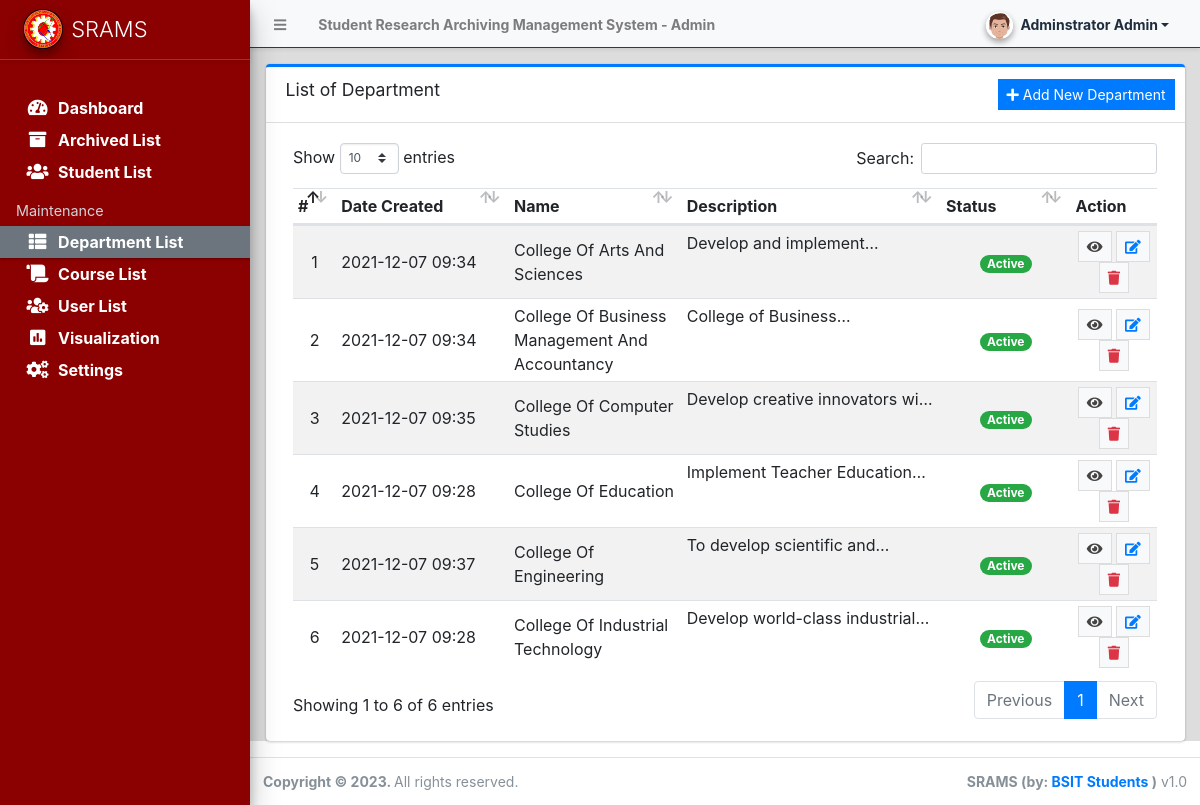
/admin/?page=departments (signed in), run on the app's committed database.
### tables this page shows
CREATE TABLE `department_list` (
  `id` int(30) NOT NULL,
  `name` text NOT NULL,
  `description` text NOT NULL,
  `status` tinyint(1) NOT NULL DEFAULT 1,
  `date_created` datetime NOT NULL DEFAULT current_timestamp(),
  `date_updated` datetime DEFAULT NULL ON UPDATE current_timestamp()
);

### config.php (called while the page is built, shortened)
<?php
require_once('classes/DBConnection.php');
require_once('classes/SystemSettings.php');
function validate_image($file){
	if(!empty($file)){
        $ex = explode('?',$file);
        $file = $ex[0];
        $param =  isset($ex[1]) ? '?'.$ex[1]  : '';
		if(is_file(base_app.$file)){
			return base_url.$file.$param;
		}else{
			return base_url.'dist/img/no-image-available.png';
		}
	}else{
		return base_url.'dist/img/no-image-available.png';
	}
}
function isMobileDevice(){
    $aMobileUA = array(
        '/iphone/i' => 'iPhone',
        '/ipod/i' => 'iPod',
        '/ipad/i' => 'iPad',
        '/android/i' => 'Android',
        '/blackberry/i' => 'BlackBerry',
        '/webos/i' => 'Mobile'
    );
    return false;
}
?>

### classes/DBConnection.php (called while the page is built, shortened)
<?php
class DBConnection{
    private $host = DB_SERVER;
    private $username = DB_USERNAME;
    private $password = DB_PASSWORD;
    private $database = DB_NAME;
    public $conn;
    public function __construct(){
        if (!isset($this->conn)) {
            $this->conn = new mysqli($this->host, $this->username, $this->password, $this->database);
        }
    }
}
?>

### classes/SystemSettings.php (called while the page is built, shortened)
<?php
class SystemSettings extends DBConnection{
	function userdata($field = ''){
		if(!empty($field)){
			if(isset($_SESSION['userdata'][$field]))
				return $_SESSION['userdata'][$field];
			else
				return null;
		}else{
			return false;
		}
	}
	function info($field=''){
		if(!empty($field)){
			if(isset($_SESSION['system_info'][$field]))
				return $_SESSION['system_info'][$field];
			else
				return false;
		}else{
			return false;
		}
	}
}
$_settings = new SystemSettings();
?>

### admin/departments/index.php (the view, shortened to what this page needs)
<div class="card card-outline card-primary">
	<div class="card-header">
		<h3 class="card-title">List of Department</h3>
		<div class="card-tools">
			<a href="javascript:void(0)" id="create_new" class="btn btn-flat btn-sm btn-primary"><span class="fas fa-plus"></span>  Add New Department</a>
		</div>
	</div>
	<div class="card-body">
		<div class="container-fluid">
			<table class="table table-hover table-striped">
				<colgroup>
					<col width="5%">
					<col width="20%">
					<col width="20%">
					<col width="30%">
					<col width="15%">
					<col width="10%">
				</colgroup>
				<thead>
					<tr>
						<th>#</th>
						<th>Date Created</th>
						<th>Name</th>
						<th>Description</th>
						<th>Status</th>
						<th>Action</th>
					</tr>
				</thead>
				<tbody>
					<?php
						$i = 1;
						$qry = $conn->query("SELECT * from `department_list` order by `name` asc ");
						while($row = $qry->fetch_assoc()):
					?>
						<tr>
							<td class="text-center"><?php echo $i++; ?></td>
							<td class=""><?php echo date("Y-m-d H:i",strtotime($row['date_created'])) ?></td>
							<td><?php echo ucwords($row['name']) ?></td>
							<td class="truncate-1"><?php echo $row['description'] ?></td>
							<td class="text-center">
                                <?php
                                    switch($row['status']){
                                        case '1':
                                            echo "<span class='badge badge-success badge-pill'>Active</span>";
                                            break;
                                    }
                                ?>
                            </td>
							<td align="center">
                                <a class="btn btn-flat btn-default btn-sm view_data" href="javascript:void(0)" data-id ="<?php echo $row['id'] ?>"><span class="fa fa-eye text-black"></span></a>
                                <a class="btn btn-flat btn-default btn-sm edit_data" href="javascript:void(0)" data-id ="<?php echo $row['id'] ?>"><span class="fa fa-edit text-primary"></span></a>
                                <a class="btn btn-flat btn-default btn-sm delete_data" href="javascript:void(0)" data-id="<?php echo $row['id'] ?>"><span class="fa fa-trash text-danger"></span></a>
							</td>
						</tr>
					<?php endwhile; ?>
				</tbody>
			</table>
		</div>
		</div>
	</div>
</div>

### admin/index.php (shortened to what this page needs)
<?php require_once('../config.php'); ?>
 <!DOCTYPE html>
<html lang="en" class="" style="height: auto;">
<?php require_once('inc/header.php') ?>
  <body class="sidebar-mini layout-fixed control-sidebar-slide-open layout-navbar-fixed sidebar-mini-md sidebar-mini-xs" data-new-gr-c-s-check-loaded="14.991.0" data-gr-ext-installed="" style="height: auto;">
    <div class="wrapper">
     <?php require_once('inc/topBarNav.php') ?>
     <?php require_once('inc/navigation.php') ?>
     <?php $page = isset($_GET['page']) ? $_GET['page'] : 'home';  ?>
      <div class="content-wrapper pt-3" style="min-height: 567.854px;">
        <section class="content ">
          <div class="container-fluid">
            <?php
              if(!file_exists($page.".php") && !is_dir($page)){
                  include '404.html';
              }else{
                if(is_dir($page))
                  include $page.'/index.php';
                else
                  include $page.'.php';
              }
            ?>
          </div>
      </div>
      <?php require_once('inc/footer.php') ?>
  </body>
</html>

### admin/inc/header.php (shortened to what this page needs)
<head>
    <link rel="stylesheet" href="<?php echo base_url ?>plugins/fontawesome-free/css/all.min.css">
    <link rel="stylesheet" href="<?php echo base_url ?>plugins/tempusdominus-bootstrap-4/css/tempusdominus-bootstrap-4.min.css">
  <link rel="stylesheet" href="<?php echo base_url ?>plugins/datatables-bs4/css/dataTables.bootstrap4.min.css">
  <link rel="stylesheet" href="<?php echo base_url ?>plugins/datatables-responsive/css/responsive.bootstrap4.min.css">
  <link rel="stylesheet" href="<?php echo base_url ?>plugins/datatables-buttons/css/buttons.bootstrap4.min.css">
  <link rel="stylesheet" href="<?php echo base_url ?>plugins/select2/css/select2.min.css">
  <link rel="stylesheet" href="<?php echo base_url ?>plugins/select2-bootstrap4-theme/select2-bootstrap4.min.css">
    <link rel="stylesheet" href="<?php echo base_url ?>plugins/icheck-bootstrap/icheck-bootstrap.min.css">
    <link rel="stylesheet" href="<?php echo base_url ?>plugins/jqvmap/jqvmap.min.css">
    <link rel="stylesheet" href="<?php echo base_url ?>dist/css/adminlte.css">
    <link rel="stylesheet" href="<?php echo base_url ?>dist/css/custom.css">
    <link rel="stylesheet" href="<?php echo base_url ?>plugins/overlayScrollbars/css/OverlayScrollbars.min.css">
    <link rel="stylesheet" href="<?php echo base_url ?>plugins/daterangepicker/daterangepicker.css">
    <link rel="stylesheet" href="<?php echo base_url ?>plugins/summernote/summernote-bs4.min.css">
  <link rel="stylesheet" href="<?php echo base_url ?>plugins/sweetalert2-theme-bootstrap-4/bootstrap-4.min.css">
  </head>

### admin/inc/topBarNav.php (shortened to what this page needs)
<nav class="main-header navbar navbar-expand navbar-light border  border-dark border-top-0  border-left-0 border-right-0 navbar-light text-sm shadow-sm">
  <ul class="navbar-nav">
    <li class="nav-item">
    <a class="nav-link" data-widget="pushmenu" href="#" role="button"><i class="fas fa-bars"></i></a>
    </li>
    <li class="nav-item d-none d-sm-inline-block">
      <a href="<?php echo base_url ?>" class="nav-link"><b><?php echo (!isMobileDevice()) ? $_settings->info('name'):$_settings->info('short_name'); ?> - Admin</b></a>
    </li>
  </ul>
  <ul class="navbar-nav ml-auto">
    <li class="nav-item">
      <div class="btn-group nav-link">
            <button type="button" class="btn btn-rounded badge badge-light dropdown-toggle dropdown-icon" data-toggle="dropdown">
              <span><img src="<?php echo validate_image($_settings->userdata('avatar')) ?>" class="img-circle elevation-2 user-img" alt="User Image"></span>
              <span class="ml-3"><?php echo ucwords($_settings->userdata('firstname').' '.$_settings->userdata('lastname')) ?></span>
            </button>
        </div>
    </li>
  </ul>
</nav>

### admin/inc/navigation.php (shortened to what this page needs)
<aside class="main-sidebar sidebar-dark-secondary elevation-4 sidebar-no-expand"style="background-color: #8B0000;">
  <a href="<?php echo base_url ?>admin" class="brand-link bg-transparent text-sm shadow-sm">
  <img src="<?php echo validate_image($_settings->info('logo'))?>" alt="Store Logo" class="brand-image img-circle elevation-3 bg-black" style="width: 2.5rem;height: 2.5rem;max-height: unset;object-fit:scale-down;object-position:center center">
  <span class="brand-text font-weight-light"style="font-size:22px;"><?php echo $_settings->info('short_name') ?></span>
  </a>
  <div class="sidebar os-host os-theme-light os-host-overflow os-host-overflow-y os-host-resize-disabled os-host-transition os-host-scrollbar-horizontal-hidden">
    <div class="os-content-glue" style="margin: 0px -8px; width: 249px; height: 646px;"></div>
    <div class="os-padding">
      <div class="os-viewport os-viewport-native-scrollbars-invisible" style="overflow-y: scroll;">
        <div class="os-content" style="padding: 0px 8px; height: 100%; width: 100%;">
          <nav class="mt-5">
             <ul class="nav nav-pills nav-sidebar flex-column text-m nav-compact nav-flat nav-child-indent nav-collapse-hide-child" data-widget="treeview" role="menu" data-accordion="false">
              <li class="nav-item dropdown">
                <a href="./" class="nav-link nav-home">
                  <i class="nav-icon fas fa-tachometer-alt"></i>
                  <p>
                    <strong>Dashboard</strong>
                  </p>
                </a>
              </li>
              <li class="nav-item">
                <a href="<?php echo base_url ?>admin/?page=archives" class="nav-link nav-archives">
                  <i class="nav-icon fas fa-archive"></i>
                  <p>
                  <strong>Archived List</strong>
                  </p>
                </a>
              </li>
              <li class="nav-item">
                <a href="<?php echo base_url ?>admin/?page=students" class="nav-link nav-students">
                  <i class="nav-icon fas fa-users"></i>
                  <p>
                  <strong>Student List</strong>
                  </p>
                </a>
              </li>
              <?php if($_settings->userdata('type') == 1): ?>
              <li class="nav-header">Maintenance</li>
              <li class="nav-item dropdown">
                <a href="<?php echo base_url ?>admin/?page=departments" class="nav-link nav-departments">
                  <i class="nav-icon fas fa-th-list"></i>
                  <p>
                  <strong>Department List</strong>
                  </p>
                </a>
              </li>
              <li class="nav-item dropdown">
                <a href="<?php echo base_url ?>admin/?page=curriculum" class="nav-link nav-curriculum">
                  <i class="nav-icon fas fa-scroll"></i>
                  <p>
                  <strong>Course List</strong>
                  </p>
                </a>
              </li>
              <li class="nav-item dropdown">
                <a href="<?php echo base_url ?>admin/?page=user/list" class="nav-link nav-user_list">
                  <i class="nav-icon fas fa-users-cog"></i>
                  <p>
                  <strong>User List</strong>
                  </p>
                </a>
              </li>
              <li class="nav-item dropdown">
                <a href="<?php echo base_url ?>admin/?page=visualization" class="nav-link nav-user_list">
                  <i class="nav-icon fas fa-poll"></i>
                  <p>
                  <strong>Visualization</strong>
                  </p>
                </a>
              </li>
              <li class="nav-item dropdown">
                <a href="<?php echo base_url ?>admin/?page=system_info" class="nav-link nav-system_info">
                  <i class="nav-icon fas fa-cogs"></i>
                  <p>
                  <strong>Settings</strong>
                  </p>
                </a>
              </li>
              <?php endif; ?>
            </ul>
          </nav>
        </div>
      </div>
    </div>
  </div>
</aside>

### admin/inc/footer.php (shortened to what this page needs)
<footer class="main-footer text-sm">
        <strong>Copyright © <?php echo date('Y') ?>.
        </strong>
        All rights reserved.
        <div class="float-right d-none d-sm-inline-block">
          <b><?php echo $_settings->info('short_name') ?> (by: <a href="akielarmando@gmail.com" target="blank">BSIT Students</a> )</b> v1.0
        </div>
      </footer>

### admin/inc/topBarNav.php (style rules this page uses)
.user-img { position: absolute; height: 27px; width: 27px; object-fit: cover; left: -7%; top: -12%; }
.btn-rounded { border-radius: 50px; }

### admin/inc/navigation.php (style rules this page uses)
.nav.nav-sidebar li.nav-item a.nav-link { color: white; }

### data on the page
department_list: date_created "2021-12-07 09:34", name "College Of Arts And Sciences", description "Develop and…", status "Active"
department_list: date_created "2021-12-07 09:34", name "College Of Business Management And Accountancy", description "College of…", status "Active"
department_list: date_created "2021-12-07 09:35", name "College Of Computer Studies", description "Develop creative innovators…", status "Active"
department_list: date_created "2021-12-07 09:28", name "College Of Education", description "Implement Teacher…", status "Active"
department_list: date_created "2021-12-07 09:37", name "College Of Engineering", description "To develop scientific…", status "Active"
department_list: date_created "2021-12-07 09:28", name "College Of Industrial Technology", description "Develop world-class…", status "Active"

### other printed values
$_settings->info('name') "Student Research Archiving Management System"
$_settings->userdata('firstname').' '.$_settings->userdata('lastname') "Adminstrator Admin"
$_settings->info('short_name') "SRAMS"
